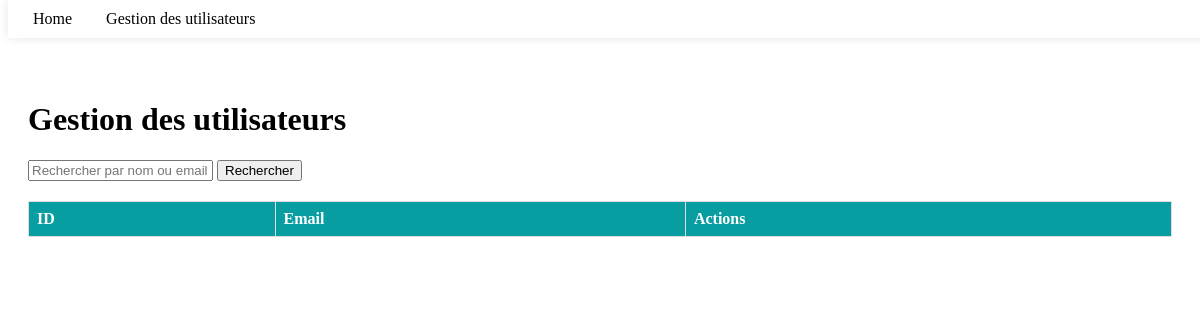
Before: /users/ with the older database file.
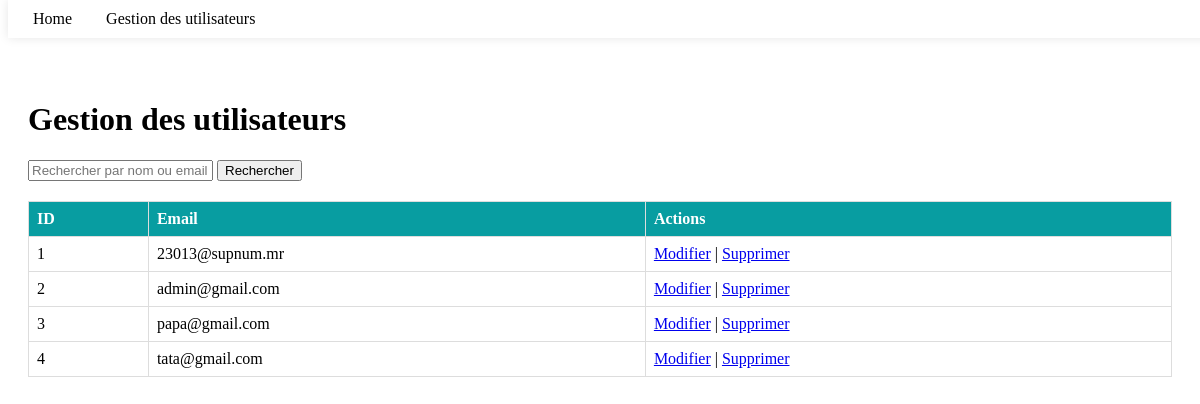
After: the same page with the newer database file.
### myapp/models.py (models this page shows, shortened)
class MyUser(models.Model):
    email = models.EmailField(unique=True)
    password = models.CharField(max_length=128)
    is_admin = models.BooleanField(default=False)  # True pour l'administrateur, False pour un utilisateur simple

### myapp/views.py (the view)
# urls.py: path('users/', views.manage_users, name='manage_users'),
def manage_users(request):
    query = request.GET.get('q', '')  # Récupération de la recherche
    if query:
        users = MyUser.objects.filter(
            email__icontains=query) | MyUser.objects.filter(name__icontains=query)
    else:
        users = MyUser.objects.all()
    return render(request, 'manage_users.html', {'users': users, 'query': query})

### myapp/templates/manage_users.html (shortened to what this page needs)
<!DOCTYPE html>
<html lang="en">
<head>
    <link rel="stylesheet" href="https://cdnjs.cloudflare.com/ajax/libs/font-awesome/6.1.1/css/all.min.css">
</head>
<body>
    <div class="navbar">
        <a href="{% url 'admin_dashboard' %}">Home</a>
        <a href="{% url 'manage_users' %}">Gestion des utilisateurs</a>
    </div>
    <div class="content">
        <h1>Gestion des utilisateurs</h1>
        <form method="GET">
            <input type="text" name="q" placeholder="Rechercher par nom ou email" value="{{ query }}">
            <button type="submit">Rechercher</button>
        </form>
        <table>
            <thead>
                <tr>
                    <th>ID</th>
                    <th>Email</th>
                    <th>Actions</th>
                </tr>
            </thead>
            <tbody>
                {% for user in users %}
                <tr>
                    <td>{{ user.id }}</td>
                    <td>{{ user.email }}</td>
                    <td>
                        <a href="{% url 'update_user' user.id %}">Modifier</a> |
                        <a href="{% url 'delete_user' user.id %}">Supprimer</a>
                    </td>
                </tr>
                {% endfor %}
            </tbody>
        </table>
    </div>
</body>
</html>

### myapp/templates/manage_users.html (style rules this page uses)
table { width: 100%; border-collapse: collapse; margin: 20px 0; }
table, th, td { border: 1px solid #ddd; }
th, td { text-align: left; padding: 8px; }
th { background-color: #089da1; color: white; }
.navbar { position: fixed; width: 100%; top: 0; background-color: white; z-index: 1000; padding: 10px; box-shadow: 0 0 10px rgba(0, 0, 0, 0.1); }
.navbar a { margin: 0 15px; text-decoration: none; color: black; }
.content { margin-top: 60px; padding: 20px; }

Changed rows visible on the page:
added MyUser: id "1", email "23013@supnum.mr"
added MyUser: id "2", email "admin@gmail.com"
added MyUser: id "3", email "papa@gmail.com"
added MyUser: id "4", email "tata@gmail.com"
